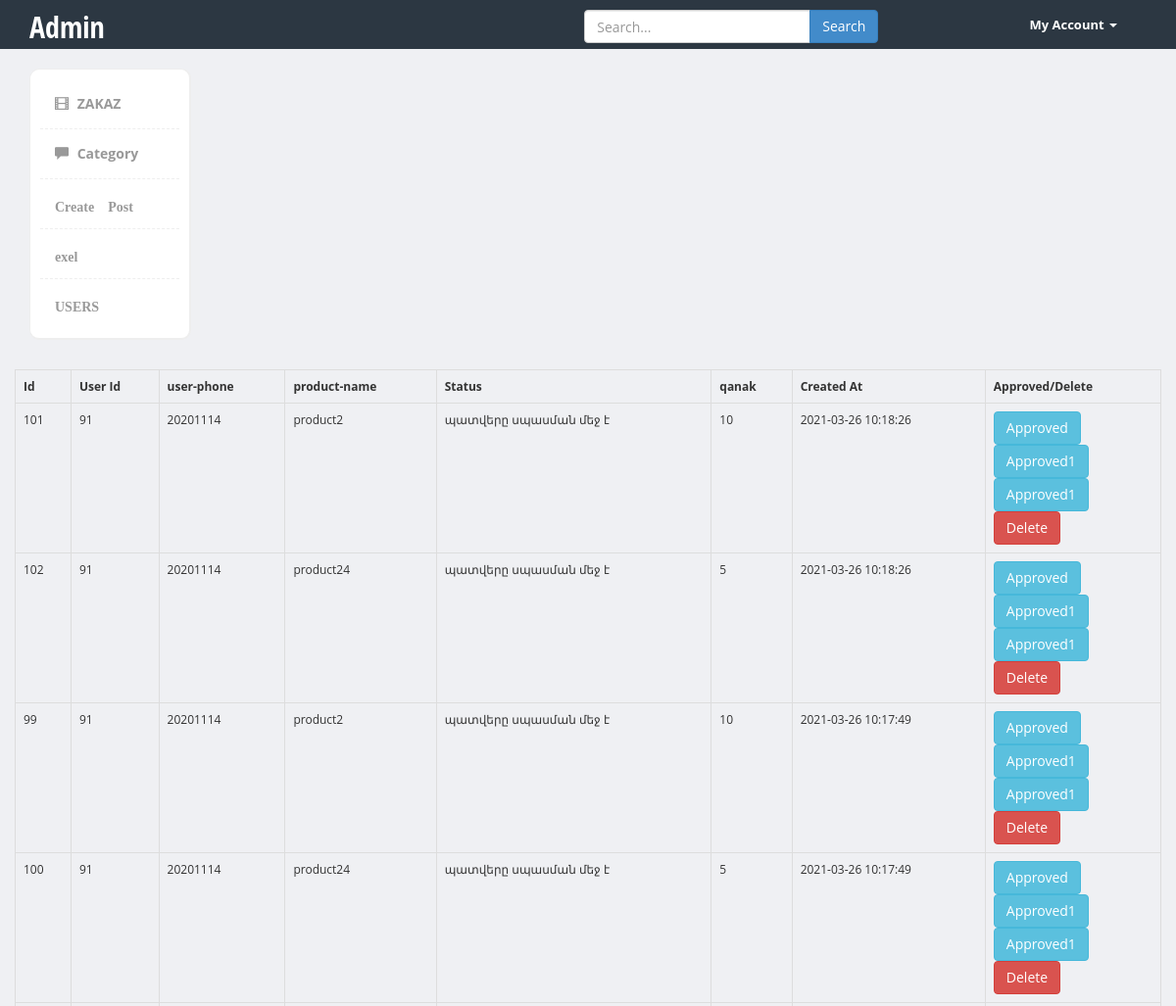
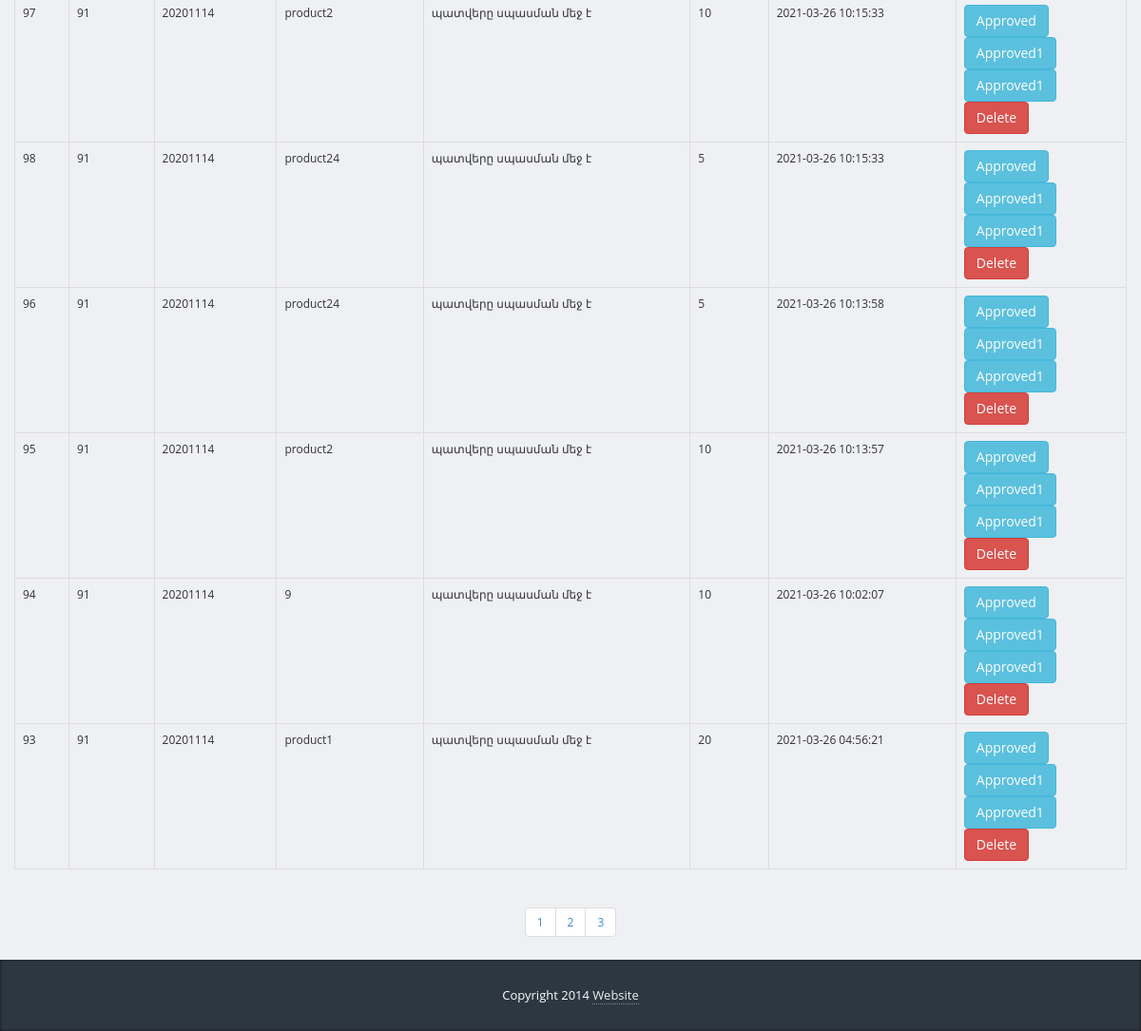
/admin/gallery.php (signed in), run on the app's committed database (2 pictures, top to bottom).
### tables this page shows
CREATE TABLE `basket` (
  `id` int(11) NOT NULL,
  `user_id` int(11) NOT NULL,
  `products_name` varchar(64) NOT NULL,
  `score` int(11) NOT NULL,
  `status` tinyint(1) NOT NULL DEFAULT '0',
  `user_phone` int(11) NOT NULL,
  `created_at` timestamp NOT NULL DEFAULT CURRENT_TIMESTAMP
);

### admin/gallery.php (the view, shortened to what this page needs)
<?php
include '../config/connect.php';
$num_row = mysqli_num_rows(mysqli_query($connect,"SELECT * FROM `basket`"));
$limit = 10;
$num_page = ceil($num_row/$limit);
if(isset($_GET['pageId'])){
    $pageId = $_GET['pageId'];
}
else {
    $pageId = 1;
}
$offset = $limit*($pageId-1);
$select = "SELECT * FROM `basket` ORDER BY `created_at` DESC LIMIT $limit OFFSET $offset";
$query = mysqli_query($connect,$select);
include "layout/header.php";
?>
    <table class="table table-bordered">
            <tr>
                <th>Id</th>
                <th>User Id</th>
                <th>user-phone</th>
                <th>product-name</th>
                <th>Status</th>
                <th>qanak</th>
                <th>Created At</th>
                <th>Approved/Delete</th>
            </tr>
        <?php while ($row=mysqli_fetch_assoc($query)){
switch ($row['status']) {
    case 0:
        $row['status']="պատվերը սպասման մեջ է";
        break;
    $row['status']="պատվերը սպասման մեջ է";    }
?>
            <tr>
                <td><?=$row['id']; ?></td>
                <td><?=$row['user_id']; ?></td>
                <td><?=$row['user_phone']; ?></td>
                <td><?=$row['products_name']; ?></td>
                <td><?= $row['status']; ?></td>
                <td><?=$row['score']; ?></td>
                <td><?=$row['created_at']; ?></td>
                <td>
                 <div><a href="#" data-id="<?=$row['id'] ?>" class="btn btn-info approve" role="button" <?php echo ($row['status']==1) ? 'disabled' : '';   ?>>Approved</a></div>
                 <div><a href="#" data-id="<?=$row['id'] ?>" class="btn btn-info approve1" role="button" <?php echo ($row['status']==2) ? 'disabled' : '';   ?>>Approved1</a></div>
                 <div><a href="#" data-id="<?=$row['id'] ?>" class="btn btn-info approve2" role="button" <?php echo ($row['status']==3) ? 'disabled' : '';   ?>>Approved1</a></div>
                    <button type="button" class="btn btn-danger" data-toggle="modal" data-target="#<?=$row['id']; ?>">Delete</button>
                </td>
            </tr>
        <?php  } ?>
    </table>
    <center>
        <ul class="pagination ">
            <?php for($i=1;$i<=$num_page;$i++){  ?>
            <li><a class="pagid" href="<?=$i ?>" ><?=$i ?></a></li>
            <?php  } ?>
        </ul>
    </center>
</div>
<?php include "layout/footer.php"; ?>

### admin/css/styles.css (style rules this page uses)
body { font-family: 'Open Sans', sans-serif; background-color: #f7f7f7; position: relative; margin: 0px; font-size: 12px; padding: 0px; }
body { background-color: #eff0f3; }

### data on the page
basket: id "101", user "91", user_phone "20201114", products_name "product2", status "պատվերը սպասման մեջ է", score "10", created_at "2021-03-26 10:18:26"
basket: id "102", user "91", user_phone "20201114", products_name "product24", status "պատվերը սպասման մեջ է", score "5", created_at "2021-03-26 10:18:26"
basket: id "99", user "91", user_phone "20201114", products_name "product2", status "պատվերը սպասման մեջ է", score "10", created_at "2021-03-26 10:17:49"
basket: id "100", user "91", user_phone "20201114", products_name "product24", status "պատվերը սպասման մեջ է", score "5", created_at "2021-03-26 10:17:49"
basket: id "97", user "91", user_phone "20201114", products_name "product2", status "պատվերը սպասման մեջ է", score "10", created_at "2021-03-26 10:15:33"
basket: id "98", user "91", user_phone "20201114", products_name "product24", status "պատվերը սպասման մեջ է", score "5", created_at "2021-03-26 10:15:33"
basket: id "96", user "91", user_phone "20201114", products_name "product24", status "պատվերը սպասման մեջ է", score "5", created_at "2021-03-26 10:13:58"
basket: id "95", user "91", user_phone "20201114", products_name "product2", status "պատվերը սպասման մեջ է", score "10", created_at "2021-03-26 10:13:57"
basket: id "94", user "91", user_phone "20201114", products_name "9", status "պատվերը սպասման մեջ է", score "10", created_at "2021-03-26 10:02:07"
basket: id "93", user "91", user_phone "20201114", products_name "product1", status "պատվերը սպասման մեջ է", score "20", created_at "2021-03-26 04:56:21"
